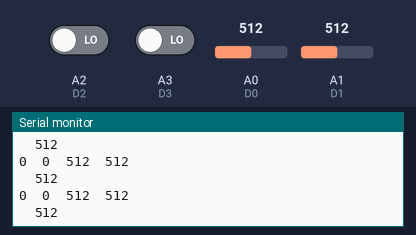
The sketch below on a simulated Arduino Uno, built with avr-gcc and run on an emulated ATmega328P. Shown: the last lines printed to the serial monitor. The inputs (shaded band) are chosen by the test bench; at power-on: A0 (D0) = 512, A1 (D1) = 512, A2 (D2) LOW, A3 (D3) LOW.

Above: at 1.8 s.
1.9 s: A0 (D0) set to 716
At 2.32 s:
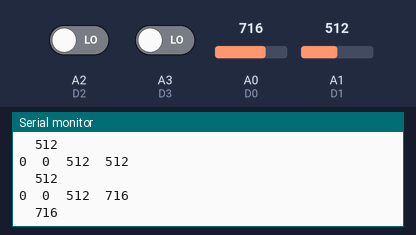
3.4 s: A1 (D1) set to 716
At 3.82 s:
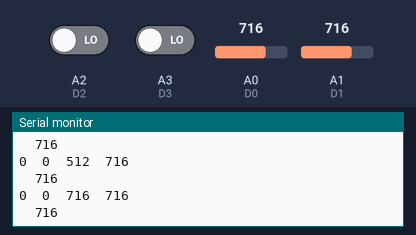
4.9 s: A2 (D2) driven HIGH
6.4 s: A3 (D3) driven HIGH
7.9 s: A0 (D0) set to 900
At 8.33 s:
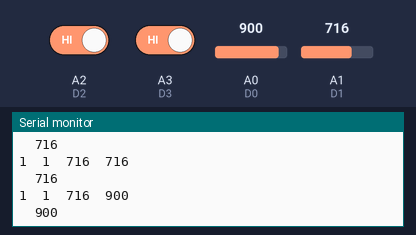
9.4 s: A1 (D1) set to 900
At 9.83 s:
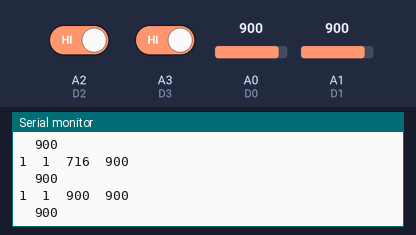
Timing chart, 0 to 11.9 s (numbered marks = the images above; inputs shaded):
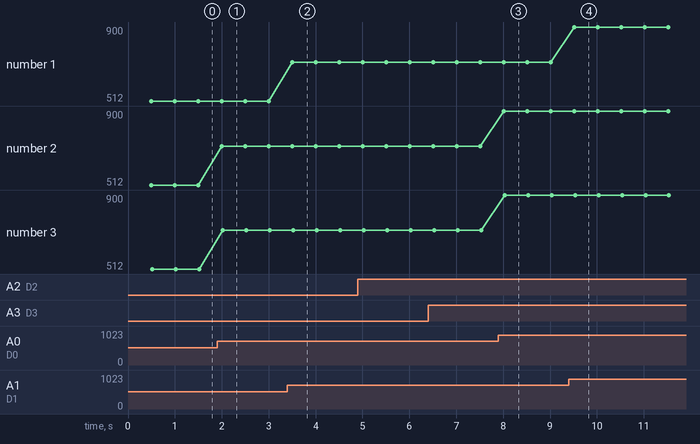

The sketch:

dtmf.ino
```cpp
#define D0 A0
#define D1 A1
#define D2 A2
#define D3 A3


void setup() {
  pinMode(D0,INPUT);
  pinMode(D1,INPUT);
  pinMode(D2,INPUT);
  pinMode(D3,INPUT);
  Serial.begin(9600);
}

int readDtmfNum() {
  int num = 0;
  num = (digitalRead(D3));
  Serial.print(num);
  Serial.print("  ");

  num = (digitalRead(D2));
  Serial.print(num);
  Serial.print("  ");
  num = (analogRead(D1));
  Serial.print(num);
  Serial.print("  ");
  num = analogRead(D0);
  Serial.println(num);
  Serial.print("  ");

  return num;
}

void loop() {
  delay(500);
  Serial.println(readDtmfNum());
}
```

Measured:
- after the input at 1.9 s, the serial monitor: prints a new line after 0.10 s (image 1)
- after the input at 3.4 s, the serial monitor: prints a new line after 0.11 s (image 2)
- after the input at 7.9 s, the serial monitor: prints a new line after 0.11 s (image 3)
- after the input at 9.4 s, the serial monitor: prints a new line after 0.12 s (image 4)
- plotted number 2: 512 → 716 after the input at 1.9 s, 716 → 900 after the input at 7.9 s
- plotted number 3: 512 → 716 after the input at 1.9 s, 716 → 900 after the input at 7.9 s
